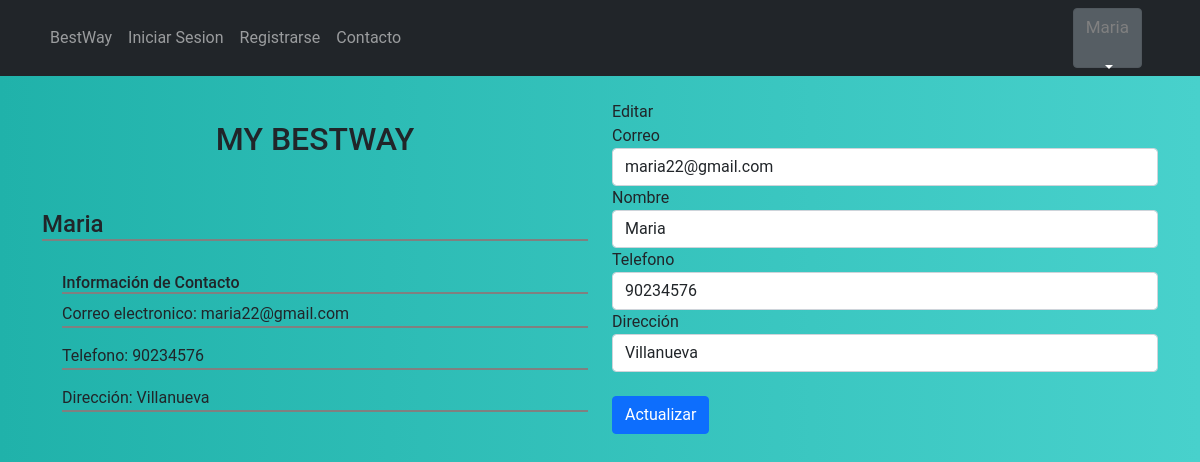
The app's page /containers/updateUser.php (signed in) with its own data.
### tables this page shows
CREATE TABLE `usuario` (
  `idUsuario` int NOT NULL AUTO_INCREMENT,
  `Nombre` varchar(45) DEFAULT NULL,
  `Correo` varchar(45) NOT NULL,
  `Telefono` varchar(45) NOT NULL,
  `Direccion` tinytext NOT NULL,
  `Genero` varchar(45) NOT NULL,
  `Contraseña` varchar(45) NOT NULL,
  `Imagen` longblob,
  PRIMARY KEY (`idUsuario`)
);

### containers/updateUser.php (the view, shortened to what this page needs)
<?php
include('../layout/navbar.php')
?>
  <div class="container">
    <div class="row">
      <div class="col-lg-6"><br>
      <h2>MY BESTWAY</h2><br>
      <h4 style="border-bottom: solid 2px gray;"><?php echo $nombre ?></h4><br>
      <h6 style="border-bottom: solid 2px gray; margin-left: 20px;">Información de Contacto</h6>
      <div>
        <p style="border-bottom: solid 2px gray; margin-left: 20px;"> Correo electronico: <?php echo $email ?> </p>
        <p style="border-bottom: solid 2px gray; margin-left: 20px;"> Telefono: <?php echo $telefono ?> </p>
        <p style="border-bottom: solid 2px gray; margin-left: 20px;"> Dirección: <?php echo $direccion ?> </p>
      </div>
      </div>
      <div class="col-lg-6" ><br>
          Editar  <?php $id ?>
          <form method="post" action="updateUser.php" class="needs-validation" novalidate>
            <label for="">Correo</label>
            <input type="text" class="form-control" name="txtemail" id="txtemail" value="<?php echo $email ?>">
            <label for="">Nombre</label>
            <input type="text" class="form-control" name="txtnombre" id="txtnombre" value="<?php echo $nombre ?>">
            <div >
              <label for="tel">Telefono</label>
              <input type="number" id="tel" class="form-control" value="<?php echo $telefono ?>" placeholder="telefono" name="txttelefono" required >
            </div>
            <div >
              <label for="dir">Dirección</label>
              <input type="text" id="dir" class="form-control" value="<?php echo $direccion ?>" placeholder="direccion" name="txtdireccion" required>
            </div><br>
            <input class="btn btn-primary" type="submit" name="" id="" value="Actualizar">
          </form>
      </div>
    </div>
    </div>

### layout/navbar.php (shortened to what this page needs)
<!DOCTYPE html>
<html lang="en">
<head>
    <link rel="stylesheet" href="../style.css">
    <link rel="stylesheet" href="../css1/bootstrap.min.css">
    <link rel="stylesheet" type="text/css" href="../css/estilo.css">
    <link rel="stylesheet" type="text/css" href="https://stackpath.bootstrapcdn.com/font-awesome/4.7.0/css/font-awesome.min.css">
</head>
<body>
<?php
    $corr=$_SESSION['correo'];
    if(!empty($corr)){
        $conexion=mysqli_connect("localhost","Yoselyn","Yoselyn123","proyecto");
        $sql="SELECT idUsuario, Correo,Nombre,Telefono,Direccion,Imagen FROM `usuario` WHERE Correo='$corr'";
        $response= mysqli_query($conexion,$sql);
        while ($fila = mysqli_fetch_assoc($response)) {
           $email= $fila["Correo"];
           $nombre= $fila["Nombre"];
           $telefono= $fila["Telefono"];
           $direccion=$fila["Direccion"];
         }
        }
    ?>
    <nav class="navbar navbar-expand-lg navbar-dark bg-dark static-top menu">
        <div class="container">
          <div class="collapse navbar-collapse" id="navbarResponsive">
            <ul class="navbar-nav ml-auto">
              <li class="nav-item active">
                <a class="nav-link" href="../containers/index.php">BestWay
                </a>
              </li>
              <li class="nav-item">
                <a class="nav-link" href="../containers/login.php">Iniciar Sesion</a>
              </li>
              <li class="nav-item">
                <a class="nav-link" href="../containers/registro.php">Registrarse</a>
              </li>
              <li class="nav-item">
                <a class="nav-link" href="#">Contacto</a>
              </li>
            </ul>
            <div class="divVar">
            <div class="dropdown show">
          <a class="btn btn-secondary dropdown-toggle" href="#" role="button" id="dropdownMenuLink" data-toggle="dropdown" aria-haspopup="true" aria-expanded="false">
          <?php
            if(isset($_SESSION['correo'])){
              echo '<p class="variable"><span> </span>'.$nombre. "</p>";
            }
            ?>
          </a>
        </div>
            </div>
            <ul class="navbar-nav ml-auto">
              <li class="nav-item active">
                <?php if(isset($_SESSION['correo'])){ echo '<a class="nav-link" href="../config/salir.php">'; }  ?>
                </a>
              </li>
            </ul>
          </div>
        </div>
      </nav>
    </body>
</html>

### style.css (style rules this page uses)
:root { --input-padding-x: 1.5rem; --input-padding-y: .75rem; }
body { background: Lightsalmon; background: linear-gradient(to right, Lightseagreen,Mediumturquoise); }
.variable { color:gray; font-size: 17px; }
.divVar { display: inline; margin-left: auto; }
.btn-check:active+.btn-secondary, .btn-check:checked+.btn-secondary, .btn-secondary.active, .btn-secondary:active, .show>.btn-secondary.dropdown-toggle { color: #fff; background-color:#212529; border-color: gray; height: 60px; }
p { margin-top: 10px; margin-bottom: 10px; }
.btn-secondary { color: #fff; background-color: #212529; border-color: #212529; }
h2 { text-align:center; padding: 20px; }

### css/estilo.css (style rules this page uses)
* { box-sizing: border-box; }
body { font-family: 'Roboto', sans-serif; background: Lightsalmon; background: linear-gradient(to right, Lightseagreen,Mediumturquoise); }

### records on screen
usuario: Nombre "Maria", Correo "maria22@gmail.com", Telefono "90234576", Direccion "Villanueva", txtemail "maria22@gmail.com", txtnombre "Maria", txttelefono "90234576", txtdireccion "Villanueva"
